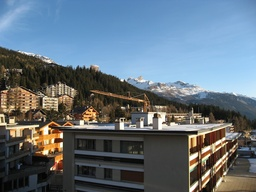
#> input picture computervision/source/data/crans_1_small.jpg, 256 x 192 px, shrunk from 1000 x 750 before the run
$ python harris_match.py
#> lines starting #> are read from the running program, lines starting #| are printed output that depends on the picture; after the words box and inside, x2 and y2 are one past the last pixel; in counts of white or black regions, pixels touching at a corner belong together
#-*- coding:utf-8 -*-

from scipy.ndimage import filters
from PIL import Image
from numpy import *
from pylab import *

def compute_harris_response(im, sigma=3):
    """
    グレースケール画像の各ピクセルについて
    Harrisコーナー検出器の応答関数を定義する
    """

    # Differencial Coefficient
    imx = zeros(im.shape)
    filters.gaussian_filter(im, (sigma,sigma), (0,1), imx)
    imy = zeros(im.shape)
    filters.gaussian_filter(im, (sigma,sigma), (1,0), imy)

    # Calculate element of Harris Matrix
    Wxx = filters.gaussian_filter(imx*imx, sigma)
    Wxy = filters.gaussian_filter(imx*imy, sigma)
    Wyy = filters.gaussian_filter(imy*imy, sigma)

    # Discriminant
    Wdet = Wxx*Wyy - Wxy**2
    Wtr = Wxx + Wyy

    return Wdet / Wtr

def get_harris_points(harrisim, min_dist=10, threshold=0.1):
    """
    Harris応答画像からコーナーを返す。
    min_distはコーナーや画像境界から分離する最小ピクセル数
    """

    # しきい値thresholdを超えるコーナー候補を見つける
    corner_threshold = harrisim.max() * threshold
    harrisim_t = (harrisim > corner_threshold) * 1

    # Get candidate cordinates
    coords = array(harrisim_t.nonzero()).T

    # Get candidate's value
    candidate_values = [harrisim[c[0],c[1]] for c in coords]

    # Sor candidates
    index = argsort(candidate_values)

    # Pussh coordinates for array
    allowed_locations = zeros(harrisim.shape)
    allowed_locations[min_dist:-min_dist,min_dist:-min_dist] = 1

    #Get best point with minist distance
    filtered_coords = []
    for i in index:
        if allowed_locations[coords[i,0],coords[i,1]] == 1:
            filtered_coords.append(coords[i])
            allowed_locations[(coords[i,0]-min_dist):(coords[i,0]+min_dist),(coords[i,1]-min_dist):(coords[i,1]+min_dist)] = 0

    return filtered_coords

def plot_harris_points(image, filtered_coords):
    """ 画像中に見つかったコーナーを描画 """
    figure()
    gray()
    imshow(image)
    plot([p[1] for p in filtered_coords],[p[0] for p in filtered_coords], '*')
    axis('off')
    show()

def get_descriptors(image, filtered_coords,wid=5):
	""" 各点について、点の周辺で幅2*wid+1の近傍ピクセル値を返す。（点の最小距離min_distance > widを仮定する) """
	desc = []
	for coords in filtered_coords:
		patch = image[coords[0]-wid:coords[0]+wid+1,coords[1]-wid:coords[1]+wid+1].flatten()
		desc.append(patch)

	return desc

def match(desc1,desc2,threshold=0.5):
	""" 正規化相互相関を用いて、第一の画像の各コーナー点記述子について第２の画像の対応点を選択する。  """
	n = len(desc1[0])

	d = -ones((len(desc1), len(desc2)))
	for i in range(len(desc1)):
		for j in range(len(desc2)):
			d1 = (desc1[i] - mean(desc1[i])) / std(desc1[i])
			d2 = (desc2[j] - mean(desc2[j])) / std(desc2[j])
			ncc_value = sum(d1 * d2) / (n-1)
			if ncc_value > threshold:
				d[i,j] = ncc_value

	ndx = argsort(-d)
	matchscores = ndx[:,0]

	return matchscores

def match_twosided(desc1,desc2,threshold=0.5):
	""" match()双方向で一致を調べるバージョン  """
	matches_12 = match(desc1,desc2, threshold)
	matches_21 = match(desc2,desc1, threshold)

	ndx_12 = where(matches_12 >= 0)[0]

	for n in ndx_12:
		if matches_21[matches_12[n]] != n:
			matches_12[n] = -1

	return matches_12

def appendimages(im1, im2):
	""" 2つの画像を左右に並べた画像を返す """

	rows1 = im1.shape[0]
	rows2 = im2.shape[0]

	if rows1 < rows2:
		im1 = concatenate((im1,zeros((rows2-rows1,im1.shape[1]))), axis=0)
	elif rows1 > rows2:
		im2 = concatenate((im2,zeros((rows1-rows2,im2.shape[1]))), axis=0)

	return concatenate((im1,im2), axis=1)

def plot_matches(im1,im2,locs1,locs2,matchscores,show_below=True):
	im3 = appendimages(im1,im2)
	if show_below:
		im3 = vstack((im3,im3))

	cols1 = im1.shape[1]

	for i,m in enumerate(matchscores):
		if m > 0:
			for t in range(0,10000):
				norm_t = t / 15000.0
				y1 = int( locs2[m][0]          * norm_t + locs1[i][0] * (1.0 - norm_t))
				x  = int((locs2[m][1] + cols1) * norm_t + locs1[i][1] * (1.0 - norm_t))
				y2 = y1-1
				y3 = y1+1
				if y1 < im3.shape[0] and x < im3.shape[1] and y3 < im3.shape[0] and y2 >= 0:
					im3[y1,x] = 0
					im3[y2,x] = 0
					im3[y3,x] = 0

	return im3

wid = 5
im1 = array(Image.open('source/data/crans_1_small.jpg').convert('L'))
pil_im = Image.fromarray(uint8(im1))
pil_im.save('dest/harris-match-original1.jpg')
harrisim = compute_harris_response(im1, wid)
filtered_coords1 = get_harris_points(harrisim, wid+1)
#> in get_harris_points, `corner_threshold = harrisim.max() * threshold`: corner_threshold = 0.684
#> in get_harris_points, `harrisim_t = (harrisim > corner_threshold) * 1`:
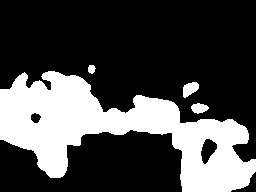
#> harrisim_t: shape (192, 256) int64; values 0 (black) and 1 (white), 29.1% white; 4 white regions, box (x1, y1, x2, y2) and area: (0, 71, 256, 192) 13945, (183, 82, 199, 98) 173, (191, 103, 209, 114) 136, (88, 65, 96, 74) 54
#> in get_harris_points, `coords = array(harrisim_t.nonzero()).T`: coords = 14308 pairs, first value 65 to 191, second value 0 to 255
#> in get_harris_points, `candidate_values = [harrisim[c[0],c[1]] for c in coords]`: candidate_values = 14308 values, max 6.84 at index 1520, min 0.684 at index 4253, mean 2.11
#> in get_harris_points, `index = argsort(candidate_values)`: index = 14308 values, max 14307 at index 156, min 0 at index 5, mean 7153.5
#> the loop in get_harris_points, `for i in index:` made 14308 passes
#> i on passes 1 to 3: 4253, 2780, 25
#> after the loop in get_harris_points, `for i in index:`: allowed_locations: shape (192, 256) float64; values 0 (black) and 1 (white), 52.2% white; 1 black region, box (x1, y1, x2, y2) and area: (0, 0, 256, 192) 23488
#> after the loop in get_harris_points, `for i in index:`: filtered_coords = 294 pairs, first value 68 to 185, second value 6 to 249
#> filtered_coords1 has the same summary as filtered_coords in get_harris_points
d1 = get_descriptors(im1,filtered_coords1,wid)
#> the loop in get_descriptors, `for coords in filtered_coords:` made 294 passes
#> coords on passes 1 to 3: [112, 124], [103, 197], [68, 95]
#> after the loop in get_descriptors, `for coords in filtered_coords:`: desc = 294 items
#> d1 = 294 items
imsave('dest/harris-match-response1.pdf', harrisim)

im2 = array(Image.open('source/data/crans_2_small.jpg').convert('L'))
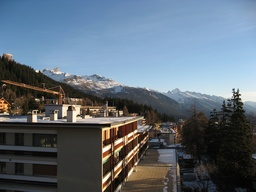
#> input picture computervision/source/data/crans_2_small.jpg, 256 x 192 px, shrunk from 1000 x 750 before the run
pil_im = Image.fromarray(uint8(im2))
pil_im.save('dest/harris-match-original2.jpg')
harrisim = compute_harris_response(im2,wid)
filtered_coords2 = get_harris_points(harrisim, wid+1)
#> call 2 of get_harris_points, with min_dist = 6, threshold = 0.1
#> in get_harris_points (call 2), `corner_threshold = harrisim.max() * threshold`: corner_threshold = 1.42
#> in get_harris_points (call 2), `harrisim_t = (harrisim > corner_threshold) * 1`: harrisim_t: shape (192, 256) int64; values 0 (black) and 1 (white), 10.6% white; 4 white regions, box (x1, y1, x2, y2) and area: (0, 94, 155, 192) 3268, (218, 83, 256, 120) 1005, (115, 152, 158, 186) 722, (161, 142, 177, 160) 207
#> in get_harris_points (call 2), `coords = array(harrisim_t.nonzero()).T`: coords = 5202 pairs, first value 83 to 191, second value 0 to 255
#> in get_harris_points (call 2), `candidate_values = [harrisim[c[0],c[1]] for c in coords]`: candidate_values = 5202 values, max 14.18 at index 488, min 1.42 at index 2260, mean 2.79
#> in get_harris_points (call 2), `index = argsort(candidate_values)`: index = 5202 values, max 5201 at index 63, min 0 at index 439, mean 2600.5
#> the loop in get_harris_points (call 2), `for i in index:` made 5202 passes
#> i on passes 1 to 3: 2260, 4704, 2493
#> after the loop in get_harris_points (call 2), `for i in index:`:
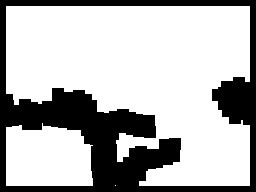
#> allowed_locations: shape (192, 256) float64; values 0 (black) and 1 (white), 71.2% white; 1 black region, box (x1, y1, x2, y2) and area: (0, 0, 256, 192) 14161
#> after the loop in get_harris_points (call 2), `for i in index:`: filtered_coords = 121 pairs, first value 83 to 185, second value 6 to 249
#> filtered_coords2 has the same summary as filtered_coords in get_harris_points
d2 = get_descriptors(im2,filtered_coords2,wid)
#> the loop in get_descriptors (call 2), `for coords in filtered_coords:` made 121 passes
#> coords on passes 1 to 12: [117, 43], [171, 108], [184, 133], [100, 7], [87, 227], [134, 113], [103, 58], [121, 6], [100, 86], [163, 150], [155, 152], [119, 21]
#> d2 = 121 items
imsave('dest/harris-match-response2.pdf', harrisim)

matches = match_twosided(d1,d2)
#> in match, `n = len(desc1[0])`: n = 121
#> in match, `d = -ones((len(desc1), len(desc2)))`: d: shape (294, 121) float64; every value is -1
#> after the loop in match, `for i in range(len(desc1)):`: d: shape (294, 121) float64; min -1, max 0.977, mean -0.942
#> in match, `matchscores = ndx[:,0]`: matchscores = 294 values, max 120 at index 38, min 1 at index 55, mean 62.37
#> in match_twosided, `matches_12 = match(desc1,desc2, threshold)`: matches_12 has the same summary as matchscores in match
#> call 2 of match, with threshold = 0.5
#> in match (call 2), `d = -ones((len(desc1), len(desc2)))`: d: shape (121, 294) float64; every value is -1
#> the loop in match (call 2), `for i in range(len(desc1)):` made 121 passes
#> after the loop in match (call 2), `for i in range(len(desc1)):`:
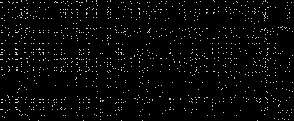
#> d: shape (121, 294) float64; min -1, max 0.977, mean -0.942; drawn with min black and max white
#> in match (call 2), `matchscores = ndx[:,0]`: matchscores = 121 values, max 284 at index 119, min 2 at index 43, mean 151
#> in match_twosided, `matches_21 = match(desc2,desc1, threshold)`: matches_21 has the same summary as matchscores in match
#> in match_twosided, `ndx_12 = where(matches_12 >= 0)[0]`: ndx_12 = 294 values from 0 to 293
#> after the loop in match_twosided, `for n in ndx_12:`: matches_12 = 294 values, max 119 at index 284, min -1 at index 0, mean 9.34
#> matches has the same summary as matches_12 in match_twosided
if len(matches) > 100:
	matches = matches[:100]
#> matches = 100 values, max 115 at index 41, min -1 at index 0, mean 7.44

im3 = plot_matches(im1,im2,filtered_coords1,filtered_coords2,matches)
#> the loop in plot_matches, `for i,m in enumerate(matchscores):` made 100 passes
#> m on passes 1 to 12: -1, -1, 99, -1, 74, 40, -1, -1, -1, -1, -1, -1
#> after the loop in plot_matches, `for i,m in enumerate(matchscores):`:
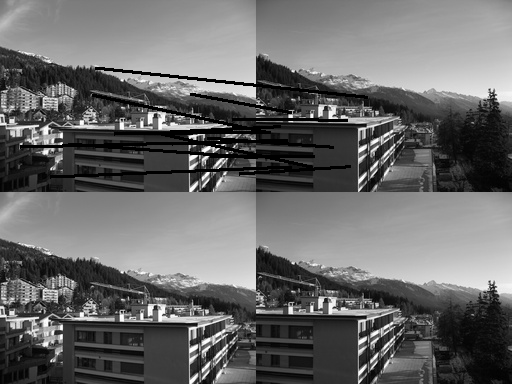
#> im3: shape (384, 512); min 0, max 255, mean 105.1
pil_im = Image.fromarray(uint8(im3))
pil_im.save('dest/harris-match-result.jpg')

for p in filtered_coords1:
    for idxY in range(3):
        for idxX in range(3):
            if idxY < 0:
                continue
            if idxX < 0:
                continue
            y = idxY - 1
            x = idxX - 1
            im1[p[0]+x,p[1]+y] = 0
#> this loop made 294 passes
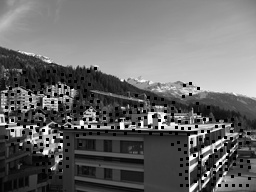
#> im1: shape (192, 256); min 0, max 255, mean 105.5
pil_im = Image.fromarray(uint8(im1))
pil_im.save('dest/harris-match-im1.jpg')

for p in filtered_coords2:
    for idxY in range(3):
        for idxX in range(3):
            if idxY < 0:
                continue
            if idxX < 0:
                continue
            y = idxY - 1
            x = idxX - 1
            im2[p[0]+x,p[1]+y] = 0
#> this loop made 121 passes
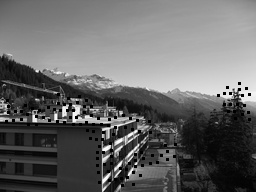
#> im2: shape (192, 256); min 0, max 254, mean 102.8
pil_im = Image.fromarray(uint8(im2))
pil_im.save('dest/harris-match-im2.jpg')
